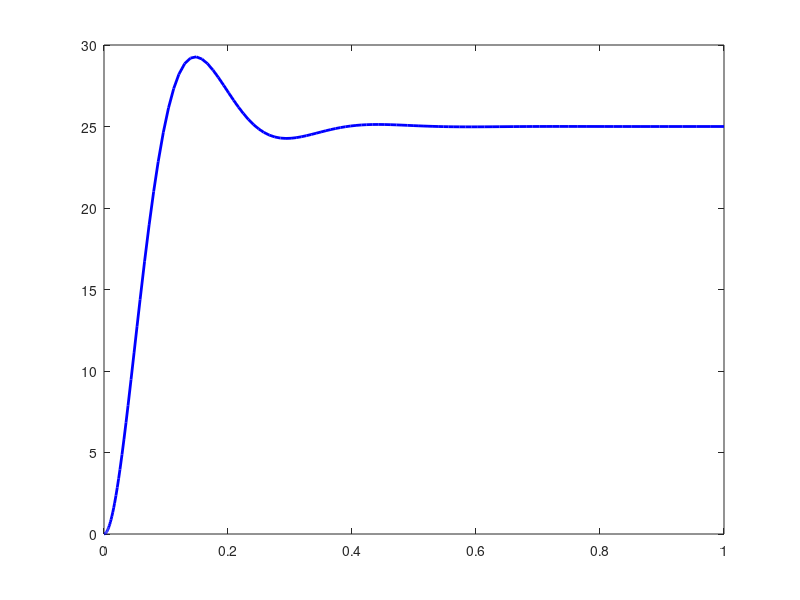

The MATLAB script that drew this image: (Note: this script raises an error after producing the figure.)
% Variable-stiffness gait surface - Phase 1
% Foot-ground interaction as a second-order mass-spring-damper.
% Apply a step load and look at how the surface deflects and settles.
% Stiffness range and second-order framing follow the AdjuSST treadmill
% (Price et al. 2024).

clc; clear; close all;

m = 50;          % effective surface mass (kg)
k = 30000;       % surface stiffness (N/m) - mid AdjuSST range
c = 1200;        % damping (N.s/m)
F_step = 750;    % applied load (N) ~ one body weight

wn   = sqrt(k/m);
fn   = wn/(2*pi);
zeta = c / (2*sqrt(k*m));

if zeta < 1,      kind = 'underdamped';
elseif zeta == 1, kind = 'critically damped';
else,             kind = 'overdamped';
end

fprintf('Stiffness  : %.1f kN/m\n', k/1000);
fprintf('Nat. freq  : %.2f Hz\n', fn);
fprintf('Damping    : %.2f (%s)\n', zeta, kind);
fprintf('Deflection : %.1f mm at rest\n', 1000*F_step/k);

% m*x'' + c*x' + k*x = F, solved for x''
eom = @(t,y) [y(2); (F_step - c*y(2) - k*y(1))/m];
[t, y] = ode45(eom, [0 1], [0; 0]);

x_mm = y(:,1)*1000;
x_ss = 1000*F_step/k;

figure('Position',[100 100 800 450]);
plot(t, x_mm, 'b', 'LineWidth', 2); hold on;
yline(x_ss, 'k--', 'steady state');
xlabel('Time (s)'); ylabel('Surface deflection (mm)');
title(sprintf('Step response  |  k = %.0f kN/m,  f_n = %.2f Hz,  \\zeta = %.2f', ...
              k/1000, fn, zeta));
grid on;
